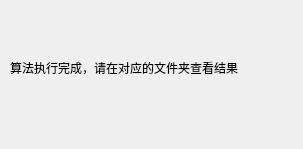
<?xml version="1.0" encoding="UTF-8"?>
<ui version="4.0">
 <class>complete</class>
 <widget class="QWidget" name="complete">
  <property name="geometry">
   <rect>
    <x>0</x>
    <y>0</y>
    <width>303</width>
    <height>149</height>
   </rect>
  </property>
  <property name="windowTitle">
   <string>Form</string>
  </property>
  <widget class="QLabel" name="label">
   <property name="geometry">
    <rect>
     <x>10</x>
     <y>60</y>
     <width>291</width>
     <height>16</height>
    </rect>
   </property>
   <property name="text">
    <string>算法执行完成，请在对应的文件夹查看结果</string>
   </property>
  </widget>
 </widget>
 <resources/>
 <connections/>
</ui>
